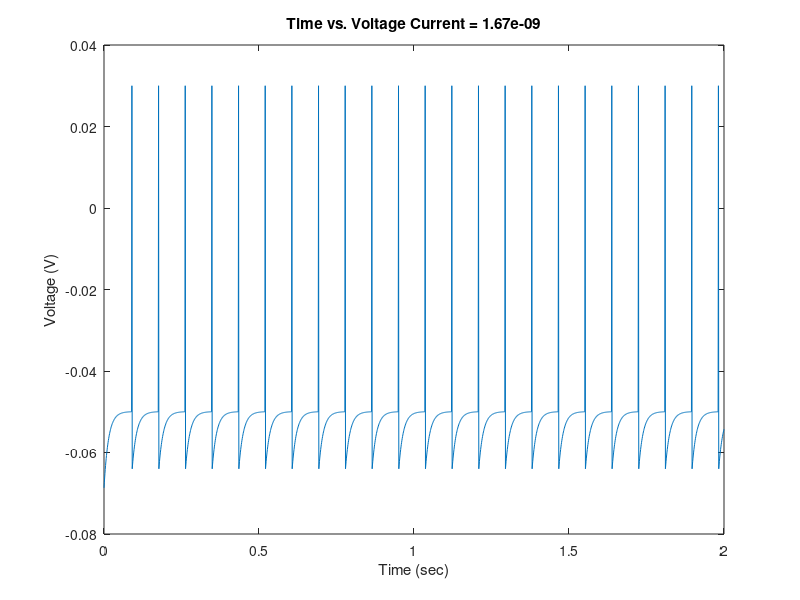

This figure's MATLAB source:
clear %clear all variables
% 
% This code is for problem number 2a on homework 1. It is a simulation on a
% leaky integrate and fire neuron responding to a constant applied current.
% It saves the voltage of each time step in the output vector.
% It then plots Voltave vs. Time
% 
% Note: To make dimensional analysis easier I converted all variables to 
% standard SI units.

El = -.070;         %Leak Potential (-.070 V)
Rm = 12E6;          %Membrane Resistance (12e6 ohms)
taum = .015;        %Membrane Time Constant (.015 sec)

Vth = -.050;        %Threshold potential (-0.50 V)
Vreset = -.065;     %Reset potential (-0.065 V)
Vspike = .030;      %Spike potential (0.030 V)

Vm = El;            %Initially set membrane potential to leak potential

Iapp = 1.67E-9;     %Input current (1.67E-9 amps)

T = 0;              %Start time (0 sec)
dT = .001;          %Time increment (.001 sec)
endTime = 2;        %End Time (2 sec)

time = T:dT:endTime;%Creating of time vector
output = zeros(1,length(time)); %Allocating memory for output voltages

for i = 1:length(time)  %For the length of time
    if Vm == Vspike     %Check to see if just spiked
        Vm = Vreset;    %Reset to reset potential if true
    end
    %Calculate next voltage
    Vm = Vm + (((El-Vm)+Iapp*Rm)/taum)*dT;
    if Vm >= Vth            %Check to see if spiking
        Vm = Vspike;        %We're Spiking!!! Set to Spike Potential
    end
    output(1,i) = Vm;       %Update ouput with current Voltage
end

%Plotting
str = num2str(Iapp);
plot(time,output);
xlabel('Time (sec)')
ylabel('Voltage (V)')
title(['Time vs. Voltage Current = ' str])